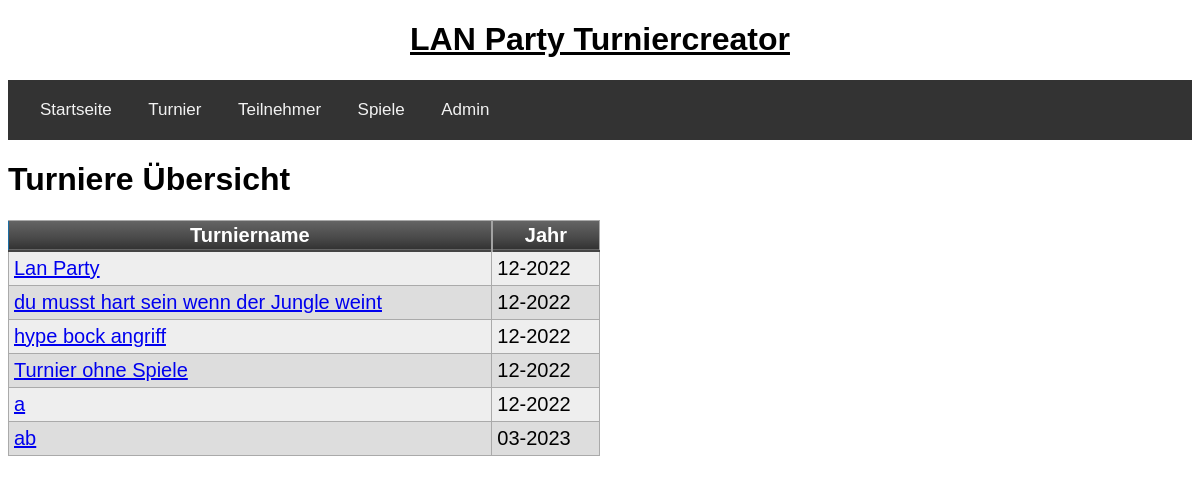
Page /turniere on the earlier database version.
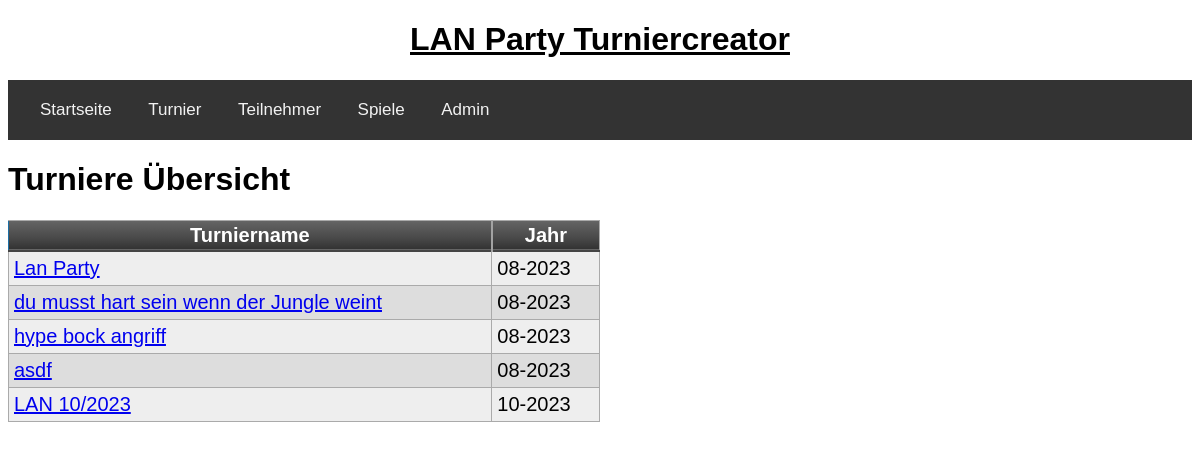
Same page on the later database version.
### tables this page shows
CREATE TABLE turnier(turnierid integer primary key autoincrement, name text, jahr date default (strftime('%m-%Y')), teilnehmer text, sieger integer);

### app/routes.py (the view)
@app.route('/turniere')
def turniere():
	turniere = get_turniere()
	return render_template('tournament_all.html', title="Turniere", turniere=turniere)

### app/db/db.py (called while the page is built)
def get_turniere():
	query = 'select * from turnier;'
	return execute_select_query(query)

def execute_select_query(query):
	try:
		cursor.execute(query)
		return cursor.fetchall()
	except sqlite3.IntegrityError as e:
		return "Integrity Error: " + str(e)
	connection.close()

### app/templates/tournament_all.html
{% extends "base.html" %}
{% block app_content %}
    <h1>Turniere Übersicht</h1>
        <table class="myTable">
        <thead>
            <tr>
                <th>Turniername</th>
                <th>Jahr</th>
            </tr>
        </thead>
    {% for turnier in turniere %}
        <tr>
            <td><a href="{{ url_for("turnier", turnierid=turnier[0]) }}">{{ turnier[1] }}</a></td>
            <td>{{ turnier[2] }}</td>
        </tr>
    {% endfor %}
    </table>
{% endblock %}

Differences in the rows shown:
removed turnier: name "ab", jahr "03-2023"
changed turnier "Lan Party": jahr "12-2022" → "08-2023"
changed turnier "du musst hart sein wenn der Jungle weint": jahr "12-2022" → "08-2023"
changed turnier "hype bock angriff": jahr "12-2022" → "08-2023"
changed turnier: name "Turnier ohne Spiele" → "asdf"; jahr "12-2022" → "08-2023"
changed turnier: name "a" → "LAN 10/2023"; jahr "12-2022" → "10-2023"
